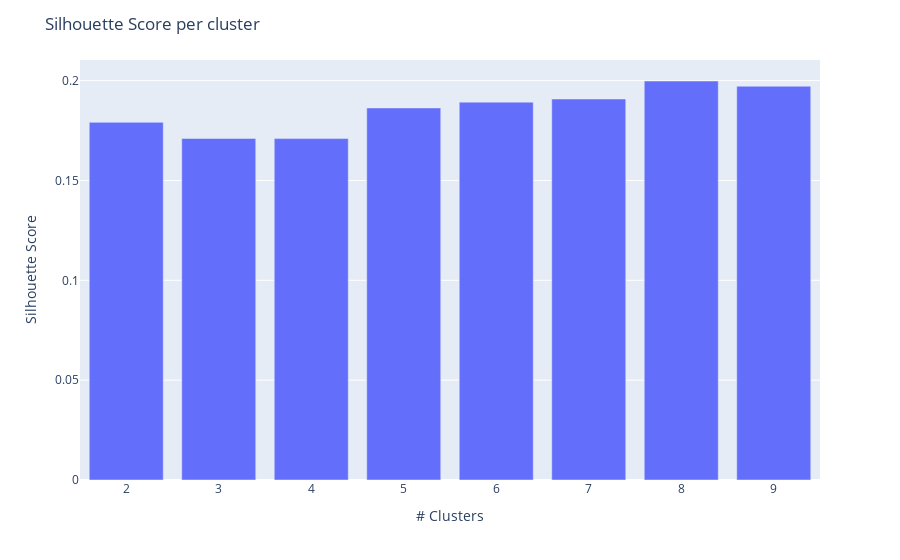

Notebook cell for this chart:
### Code cell
cluster_scores=pd.DataFrame(sil)
k_frame = pd.Series(k)

# Create figure
fig = px.bar(data_frame=cluster_scores,  
             x=k, 
             y=cluster_scores.iloc[:, -1]
            )

# Add title and axis labels
fig.update_layout(
    yaxis_title="Silhouette Score",
    xaxis_title="# Clusters",
    title="Silhouette Score per cluster"
)

# Render
#fig.show(renderer="notebook")
fig.show()

### Figure 1 — Plotly figure (JSON) as saved in the notebook; plotly's stock layout.template omitted (floating-point values rounded to 4 significant figures)
{"data": [{"alignmentgroup": "True", "hovertemplate": "x=%{x}<br>y=%{y}<extra></extra>", "legendgroup": "", "marker": {"color": "#636efa", "pattern": {"shape": ""}}, "name": "", "offsetgroup": "", "orientation": "v", "showlegend": false, "textposition": "auto", "type": "bar", "x": [2, 3, 4, 5, 6, 7, 8, 9], "xaxis": "x", "y": [0.1791, 0.171, 0.171, 0.1863, 0.1892, 0.1908, 0.1998, 0.1972], "yaxis": "y"}], "layout": {"barmode": "relative", "legend": {"tracegroupgap": 0}, "margin": {"t": 60}, "title": {"text": "Silhouette Score per cluster"}, "xaxis": {"anchor": "y", "domain": [0, 1], "title": {"text": "# Clusters"}}, "yaxis": {"anchor": "x", "domain": [0, 1], "title": {"text": "Silhouette Score"}}}}
